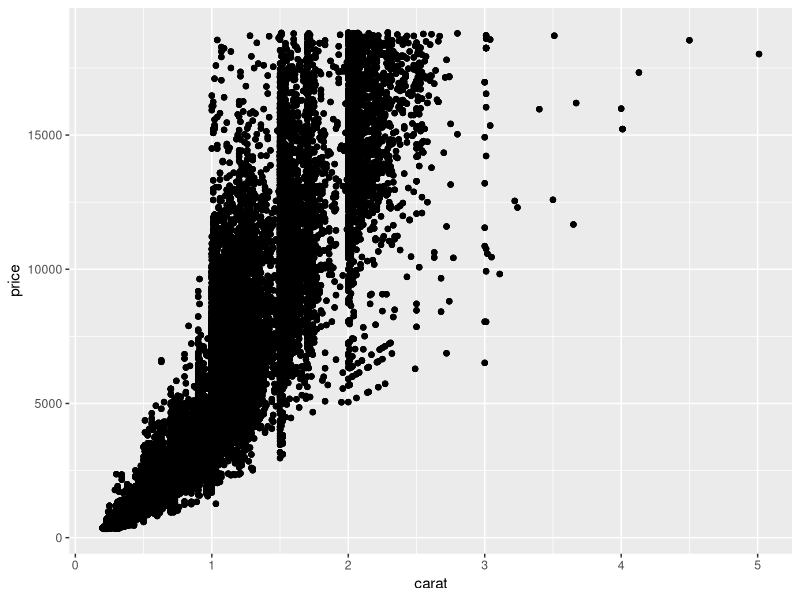
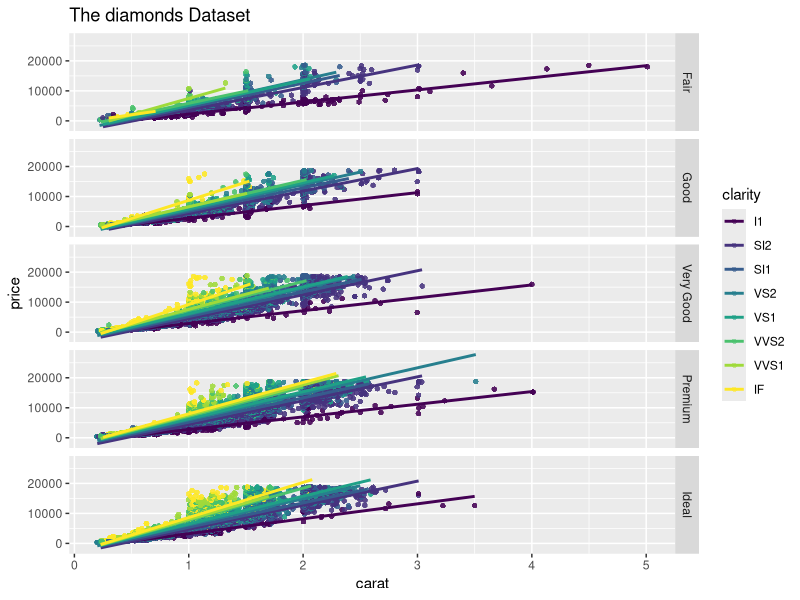

These figures' R source, in order:
## ---- chunk 1
knitr::opts_chunk$set(echo = TRUE,eval = TRUE)
## ---- chunk 2
library(tidyverse)
## ---- chunk 3
diamonds
## ---- chunk 4
summary(diamonds)


glimpse(diamonds)
## ---- chunk 5

diamonds%>%
  group_by(clarity ) %>%
  summarise(avg = mean(price),
            mimum= min(price),
            max= max(price),
            stdev = sd(price))
## ---- chunk 6
diamonds%>%
  
  pivot_longer(c(x,y,z), names_to = "dimension", values_to = "value") -> diamonds_tidy

           
## ---- chunk 7

ggplot(diamonds_tidy, aes(carat, price)) + geom_point()+
geom_point(shape = 16, alpha = 0.5, position = "jitter")
## ---- chunk 8
ggplot(diamonds_tidy, aes(carat, price,color = clarity)) + 
geom_point(shape = 16, alpha = 0.5, position = "jitter")+
      geom_smooth(method=lm, se=FALSE)+
facet_grid(cut~.)+
 labs(x = "carat",
       y = "price",
       title = "The diamonds Dataset",
       color = "clarity")

## ---- chunk 9
library(knitr)
diamonds %>%
  arrange(desc(carat)) %>%
  slice(1:20) %>%
  select(carat, cut, color, clarity) %>%
  knitr::kable(
    caption = "The largest 20 diamonds in the `diamonds` dataset."
  )
